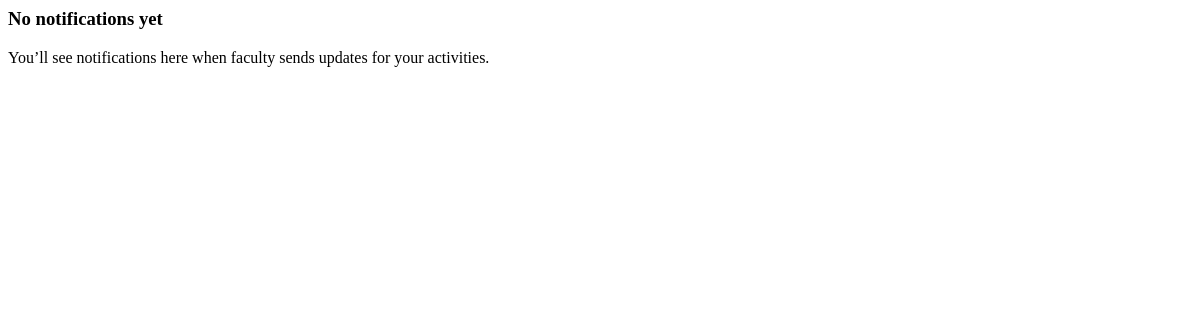
Before: /activities/student/notifications/ (signed in) with the older database file.
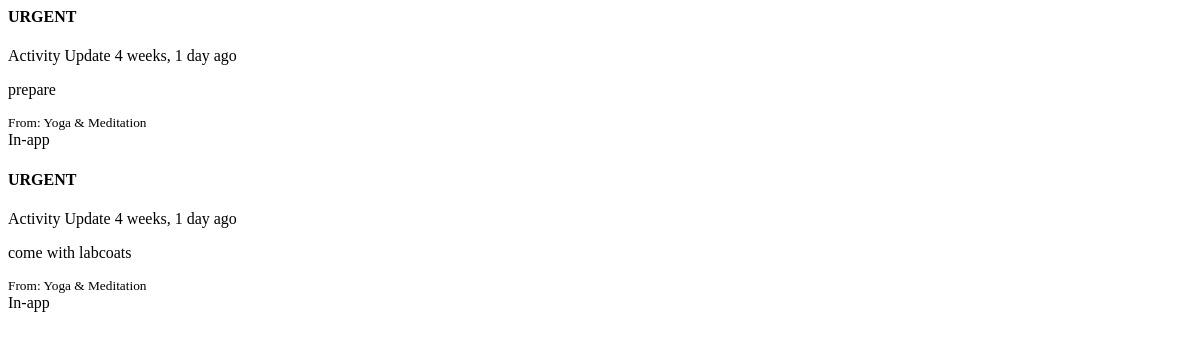
After: the same page with the newer database file.
### activities_app/models.py (models this page shows, shortened)
class ActivityNotification(models.Model):
    STATUS_CHOICES = [
        ("draft", "Draft"),
        ("sent", "Sent"),
    ]
    NOTIFICATION_TYPES = [
        ("update", "Activity Update"),
        ("reminder", "Reminder"),
        ("important", "Important Announcement"),
    ]
    activity = models.ForeignKey(Activity, on_delete=models.CASCADE)
    sender = models.ForeignKey(
        User,
        on_delete=models.CASCADE,
        related_name="sent_notifications"
    )
    subject = models.CharField(max_length=255)
    message = models.TextField()
    notification_type = models.CharField(
        max_length=20,
        choices=NOTIFICATION_TYPES
    )
    status = models.CharField(
        max_length=10,
        choices=STATUS_CHOICES,
        default="draft"
    )
    send_email = models.BooleanField(default=False)
    send_in_app = models.BooleanField(default=True)
    created_at = models.DateTimeField(auto_now_add=True)

class Activity(models.Model):
    title = models.CharField(max_length=200)
    description = models.TextField()
    fold = models.CharField(max_length=50)
    total_seats = models.IntegerField()
    filled_seats = models.IntegerField()
    quick_notes = models.TextField(blank=True)
    fee = models.PositiveIntegerField(default=0)
    latitude = models.FloatField(null=True, blank=True)
    longitude = models.FloatField(null=True, blank=True)
    faculty = models.ForeignKey(
        User,
        on_delete=models.CASCADE,
        related_name="activities"
    )

### activities_app/views.py (the view)
@login_required
def student_notifications(request):
    registered_activities = ActivityRegistration.objects.filter(
        student=request.user
    ).values_list("activity_id", flat=True)
    notifications = ActivityNotification.objects.filter(
        activity_id__in=registered_activities,
        status="sent"
    ).order_by("-created_at")
    return render(
        request,
        "activities_app/student/notifications.html",
        {
            "notifications": notifications
        }
    )

### activities_app/templates/activities_app/student/notifications.html (shortened to what this page needs)
<div class="student-notifications-container">
    {% for note in notifications %}
        <div class="notification-card {% if not note.is_read %}unread{% endif %}">
            <div class="notification-header">
                <h4>{{ note.subject }}</h4>
                <span class="notification-type">
                    {{ note.get_notification_type_display }}
                </span>
                <span class="notification-time">
                    {{ note.created_at|timesince }} ago
                </span>
            </div>
            <div class="notification-body">
                <p>{{ note.message }}</p>
                <small>From: {{ note.activity.title }}</small>
            </div>
            <div class="notification-footer">
                <span class="badge in-app">In-app</span>
            </div>
        </div>
    {% empty %}
        <div class="empty-state">
            <h3>No notifications yet</h3>
            <p>
                You’ll see notifications here when faculty sends updates
                for your activities.
            </p>
        </div>
    {% endfor %}
</div>

Changed rows visible on the page:
added ActivityNotification: subject "URGENT", notification_type "Activity Update", created_at "4 weeks, 1 day", message "prepare", activity "Yoga & Meditation"
added ActivityNotification: subject "URGENT", notification_type "Activity Update", created_at "4 weeks, 1 day", message "come with labcoats", activity "Yoga & Meditation"
Other visible differences:
text no longer shown: "No notifications yet You’ll see notifications here when faculty sends updates for your activities."
